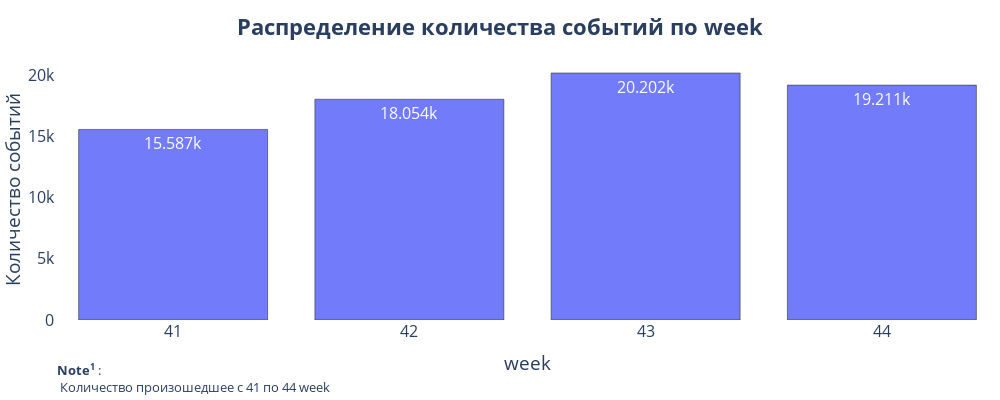

The code cell stored with this chart in its notebook:
### Markdown cell above
По графику видно что события происходят волнами в начале набора данных хороший рост потом постепенное снижение, на следующей неделе происходит резкий скачок с постепенным снижением. Может какие то рекламы проходят по привлечению пользователей в источниках регистрации пользователей

### Code cell
get_bar_by(df, 'week', 'user_id')

### Figure 1 — Plotly figure (JSON) as saved in the notebook; plotly's stock layout.template omitted (floating-point values rounded to 4 significant figures)
{"data": [{"alignmentgroup": "True", "hoverinfo": "all", "hovertemplate": "Количество: %{y}", "legendgroup": "", "marker": {"color": "#636efa", "line": {"color": "#000000", "width": 0.5}, "pattern": {"shape": ""}}, "name": "", "offsetgroup": "", "opacity": 0.9, "orientation": "v", "showlegend": false, "textposition": "auto", "texttemplate": "%{y}", "type": "bar", "x": [41, 42, 43, 44], "xaxis": "x", "y": [15587, 18054, 20202, 19211], "yaxis": "y"}], "layout": {"annotations": [{"align": "left", "font": {"size": 13}, "showarrow": false, "text": "<b>Note<sup>1</sup></b> :<br> Количество произошедшее с 41 по 44 week", "x": 0, "xref": "paper", "y": -0.3, "yref": "paper"}], "barmode": "relative", "font": {"size": 16}, "height": 400, "legend": {"tracegroupgap": 0}, "margin": {"l": 0, "r": 0, "t": 60}, "plot_bgcolor": "#ffffff", "showlegend": false, "title": {"font": {"size": 22}, "text": "<b>Распределение количества событий по week</b>", "x": 0.5, "xanchor": "center", "y": 0.95, "yanchor": "top"}, "width": 1000, "xaxis": {"anchor": "y", "domain": [0, 1], "tickangle": 0, "tickmode": "linear", "title": {"text": "week"}}, "yaxis": {"anchor": "x", "domain": [0, 1], "title": {"text": "Количество событий"}}}}
